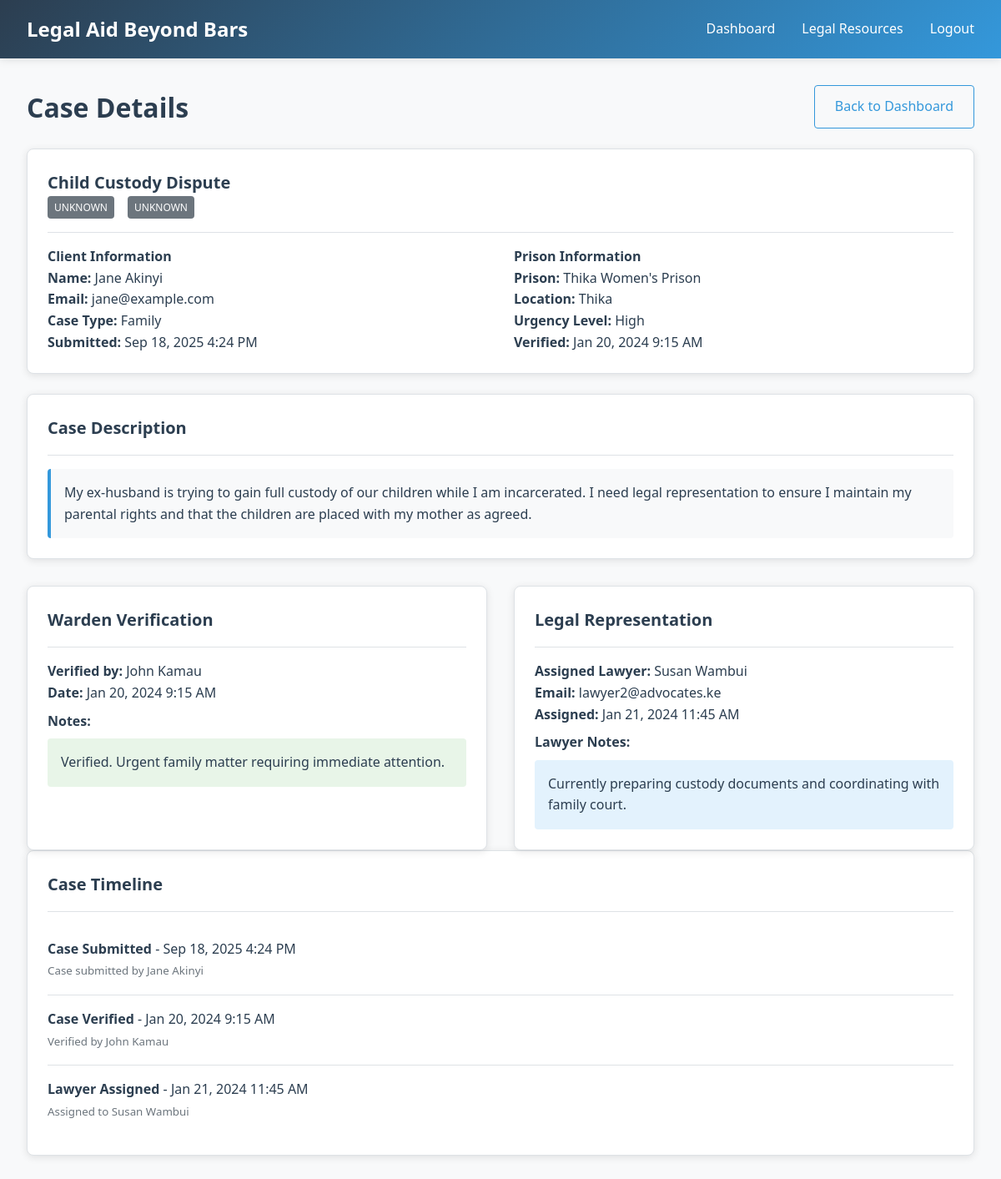
Screenshot of /view_case.php?id=2 (signed in) with the database file from the repository.
### tables this page shows
CREATE TABLE cases (
    id INT PRIMARY KEY AUTO_INCREMENT,
    client_id INT NOT NULL,
    prison_id INT NOT NULL,
    case_title VARCHAR(200) NOT NULL,
    case_description TEXT NOT NULL,
    case_type ENUM('criminal', 'civil', 'family', 'other') NOT NULL,
    urgency_level ENUM('low', 'medium', 'high', 'critical') DEFAULT 'medium',
    status ENUM('pending', 'verified', 'assigned', 'in_progress', 'completed', 'rejected') DEFAULT 'pending',
    warden_id INT NULL,
    lawyer_id INT NULL,
    warden_notes TEXT NULL,
    lawyer_notes TEXT NULL,
    verified_at TIMESTAMP NULL,
    assigned_at TIMESTAMP NULL,
    created_at TIMESTAMP DEFAULT CURRENT_TIMESTAMP,
    updated_at TIMESTAMP DEFAULT CURRENT_TIMESTAMP ON UPDATE CURRENT_TIMESTAMP,
    FOREIGN KEY (client_id) REFERENCES users(id) ON DELETE CASCADE,
    FOREIGN KEY (prison_id) REFERENCES prisons(id),
    FOREIGN KEY (warden_id) REFERENCES users(id) ON DELETE SET NULL,
    FOREIGN KEY (lawyer_id) REFERENCES users(id) ON DELETE SET NULL
);

CREATE TABLE users (
    id INT PRIMARY KEY AUTO_INCREMENT,
    username VARCHAR(50) UNIQUE NOT NULL,
    email VARCHAR(100) UNIQUE NOT NULL,
    password_hash VARCHAR(255) NOT NULL,
    role ENUM('client', 'warden', 'lawyer', 'admin') NOT NULL,
    first_name VARCHAR(50) NOT NULL,
    last_name VARCHAR(50) NOT NULL,
    phone VARCHAR(20),
    prison_id INT NULL,
    is_approved BOOLEAN DEFAULT FALSE,
    created_at TIMESTAMP DEFAULT CURRENT_TIMESTAMP,
    updated_at TIMESTAMP DEFAULT CURRENT_TIMESTAMP ON UPDATE CURRENT_TIMESTAMP,
    FOREIGN KEY (prison_id) REFERENCES prisons(id) ON DELETE SET NULL
);

CREATE TABLE prisons (
    id INT PRIMARY KEY AUTO_INCREMENT,
    name VARCHAR(100) NOT NULL,
    location VARCHAR(100) NOT NULL,
    county VARCHAR(50) NOT NULL,
    contact_phone VARCHAR(20),
    created_at TIMESTAMP DEFAULT CURRENT_TIMESTAMP
);

### view_case.php (the view, shortened to what this page needs)
<?php
require_once '../config/database.php';
require_once '../includes/functions.php';
$case_id = (int)$_GET['id'];
$stmt = $pdo->prepare("
    SELECT c.*, p.name as prison_name, p.location as prison_location,
           client.first_name as client_first_name, client.last_name as client_last_name, client.email as client_email,
           warden.first_name as warden_first_name, warden.last_name as warden_last_name,
           lawyer.first_name as lawyer_first_name, lawyer.last_name as lawyer_last_name, lawyer.email as lawyer_email
    FROM cases c
    JOIN prisons p ON c.prison_id = p.id
    JOIN users client ON c.client_id = client.id
    LEFT JOIN users warden ON c.warden_id = warden.id
    LEFT JOIN users lawyer ON c.lawyer_id = lawyer.id
    WHERE c.id = ?
");
$stmt->execute([$case_id]);
$case = $stmt->fetch();
?>
<!DOCTYPE html>
<html lang="en">
<head>
    <link rel="stylesheet" href="../assets/css/style.css">
</head>
<body>
    <header class="header">
        <nav class="navbar">
            <div class="logo">Legal Aid Beyond Bars</div>
            <ul class="nav-links">
                <li><a href="<?php echo $_SESSION['role']; ?>.php">Dashboard</a></li>
                <li><a href="../legal/resources.php">Legal Resources</a></li>
                <li><a href="../auth/logout.php">Logout</a></li>
            </ul>
        </nav>
    </header>
    <div class="container">
        <div class="d-flex justify-content-between align-items-center mb-4">
            <h1>Case Details</h1>
            <a href="<?php echo $_SESSION['role']; ?>.php" class="btn btn-outline">Back to Dashboard</a>
        </div>
        <div class="card mb-4">
            <div class="card-header">
                <h3 class="card-title"><?php echo htmlspecialchars($case['case_title']); ?></h3>
                <div class="d-flex" style="gap: 1rem;">
                    <?php echo get_case_status_badge($case['status']); ?>
                    <?php echo get_urgency_badge($case['urgency_level']); ?>
                </div>
            </div>
            <div style="display: grid; grid-template-columns: 1fr 1fr; gap: 2rem;">
                <div>
                    <h4>Client Information</h4>
                    <p><strong>Name:</strong> <?php echo htmlspecialchars($case['client_first_name'] . ' ' . $case['client_last_name']); ?></p>
                    <p><strong>Email:</strong> <?php echo htmlspecialchars($case['client_email']); ?></p>
                    <p><strong>Case Type:</strong> <?php echo ucfirst($case['case_type']); ?></p>
                    <p><strong>Submitted:</strong> <?php echo format_date($case['created_at']); ?></p>
                </div>
                <div>
                    <h4>Prison Information</h4>
                    <p><strong>Prison:</strong> <?php echo htmlspecialchars($case['prison_name']); ?></p>
                    <p><strong>Location:</strong> <?php echo htmlspecialchars($case['prison_location']); ?></p>
                    <p><strong>Urgency Level:</strong> <?php echo ucfirst($case['urgency_level']); ?></p>
                    <?php if ($case['verified_at']): ?>
                        <p><strong>Verified:</strong> <?php echo format_date($case['verified_at']); ?></p>
                    <?php endif; ?>
                </div>
            </div>
        </div>
        <div class="card mb-4">
            <div class="card-header">
                <h3 class="card-title">Case Description</h3>
            </div>
            <div style="background: #f8f9fa; padding: 1rem; border-radius: 4px; border-left: 4px solid var(--secondary-color);">
                <?php echo nl2br(htmlspecialchars($case['case_description'])); ?>
            </div>
        </div>
        <div class="dashboard-grid">
            <?php if ($case['warden_notes'] || $case['status'] !== 'pending'): ?>
            <div class="card">
                <div class="card-header">
                    <h3 class="card-title">Warden Verification</h3>
                </div>
                <?php if ($case['warden_first_name']): ?>
                    <p><strong>Verified by:</strong> <?php echo htmlspecialchars($case['warden_first_name'] . ' ' . $case['warden_last_name']); ?></p>
                    <p><strong>Date:</strong> <?php echo format_date($case['verified_at']); ?></p>
                    <?php if ($case['warden_notes']): ?>
                        <div class="mt-2">
                            <strong>Notes:</strong>
                            <div style="background: #e8f5e8; padding: 1rem; border-radius: 4px; margin-top: 0.5rem;">
                                <?php echo nl2br(htmlspecialchars($case['warden_notes'])); ?>
                            </div>
                        </div>
                    <?php endif; ?>
                <?php else: ?>
                    <p class="text-muted">Pending warden verification</p>
                <?php endif; ?>
            </div>
            <?php endif; ?>
            <?php if ($case['lawyer_first_name'] || $case['status'] === 'verified'): ?>
            <div class="card">
                <div class="card-header">
                    <h3 class="card-title">Legal Representation</h3>
                </div>
                <?php if ($case['lawyer_first_name']): ?>
                    <p><strong>Assigned Lawyer:</strong> <?php echo htmlspecialchars($case['lawyer_first_name'] . ' ' . $case['lawyer_last_name']); ?></p>
                    <p><strong>Email:</strong> <?php echo htmlspecialchars($case['lawyer_email']); ?></p>
                    <p><strong>Assigned:</strong> <?php echo format_date($case['assigned_at']); ?></p>
                    <?php if ($case['lawyer_notes']): ?>
                        <div class="mt-2">
                            <strong>Lawyer Notes:</strong>
                            <div style="background: #e3f2fd; padding: 1rem; border-radius: 4px; margin-top: 0.5rem;">
                                <?php echo nl2br(htmlspecialchars($case['lawyer_notes'])); ?>
                            </div>
                        </div>
                    <?php endif; ?>
                <?php else: ?>
                    <p class="text-muted">Available for lawyer assignment</p>
                <?php endif; ?>
            </div>
            <?php endif; ?>
        </div>
        <div class="card">
            <div class="card-header">
                <h3 class="card-title">Case Timeline</h3>
            </div>
            <div class="timeline">
                <div class="timeline-item">
                    <strong>Case Submitted</strong> - <?php echo format_date($case['created_at']); ?>
                    <br><small class="text-muted">Case submitted by <?php echo htmlspecialchars($case['client_first_name'] . ' ' . $case['client_last_name']); ?></small>
                </div>
                <?php if ($case['verified_at']): ?>
                <div class="timeline-item">
                    <strong>Case Verified</strong> - <?php echo format_date($case['verified_at']); ?>
                    <br><small class="text-muted">Verified by <?php echo htmlspecialchars($case['warden_first_name'] . ' ' . $case['warden_last_name']); ?></small>
                </div>
                <?php endif; ?>
                <?php if ($case['assigned_at']): ?>
                <div class="timeline-item">
                    <strong>Lawyer Assigned</strong> - <?php echo format_date($case['assigned_at']); ?>
                    <br><small class="text-muted">Assigned to <?php echo htmlspecialchars($case['lawyer_first_name'] . ' ' . $case['lawyer_last_name']); ?></small>
                </div>
                <?php endif; ?>
            </div>
        </div>
    </div>
</body>
</html>

### functions.php (shortened to what this page needs)
<?php
function format_date($date) {
    return date('M j, Y g:i A', strtotime($date));
}
function get_case_status_badge($status) {
    $badges = [
        'pending' => '<span class="badge badge-warning">Pending Verification</span>',
        'verified' => '<span class="badge badge-info">Verified</span>',
        'assigned' => '<span class="badge badge-primary">Assigned</span>',
        'in_progress' => '<span class="badge badge-success">In Progress</span>',
        'completed' => '<span class="badge badge-dark">Completed</span>',
        'rejected' => '<span class="badge badge-danger">Rejected</span>'
    ];
    return $badges[$status] ?? '<span class="badge badge-secondary">Unknown</span>';
}
function get_urgency_badge($urgency) {
    $badges = [
        'low' => '<span class="badge badge-success">Low</span>',
        'medium' => '<span class="badge badge-warning">Medium</span>',
        'high' => '<span class="badge badge-danger">High</span>',
        'critical' => '<span class="badge badge-dark">Critical</span>'
    ];
    return $badges[$urgency] ?? '<span class="badge badge-secondary">Unknown</span>';
}
?>

### style.css (style rules this page uses)
:root { --primary-color: #2c3e50; --secondary-color: #3498db; --success-color: #27ae60; --warning-color: #f39c12; --danger-color: #e74c3c; --light-bg: #f8f9fa; --dark-text: #2c3e50; --border-color: #dee2e6; }
* { margin: 0; padding: 0; box-sizing: border-box; }
body { font-family: 'Segoe UI', Tahoma, Geneva, Verdana, sans-serif; line-height: 1.6; color: var(--dark-text); background-color: var(--light-bg); }
.header { background: linear-gradient(135deg, var(--primary-color), var(--secondary-color)); color: white; padding: 1rem 0; box-shadow: 0 2px 10px rgba(0,0,0,0.1); }
.navbar { display: flex; justify-content: space-between; align-items: center; max-width: 1200px; margin: 0 auto; padding: 0 2rem; }
.logo { font-size: 1.5rem; font-weight: bold; }
.nav-links { display: flex; list-style: none; gap: 2rem; }
.nav-links a { color: white; text-decoration: none; transition: opacity 0.3s; }
.container { max-width: 1200px; margin: 0 auto; padding: 2rem; }
.dashboard-grid { display: grid; grid-template-columns: repeat(auto-fit, minmax(300px, 1fr)); gap: 2rem; margin-top: 2rem; }
.card { background: white; border-radius: 8px; padding: 1.5rem; box-shadow: 0 2px 10px rgba(0,0,0,0.1); border: 1px solid var(--border-color); }
.card-header { border-bottom: 1px solid var(--border-color); padding-bottom: 1rem; margin-bottom: 1rem; }
.card-title { font-size: 1.25rem; font-weight: 600; color: var(--primary-color); }
.btn { display: inline-block; padding: 0.75rem 1.5rem; border: none; border-radius: 4px; font-size: 1rem; font-weight: 500; text-decoration: none; text-align: center; cursor: pointer; transition: all 0.3s; }
.btn-outline { background-color: transparent; border: 1px solid var(--secondary-color); color: var(--secondary-color); }
.badge { display: inline-block; padding: 0.25rem 0.5rem; font-size: 0.75rem; font-weight: 500; border-radius: 4px; text-transform: uppercase; }
.badge-secondary { background-color: #6c757d; color: white; }
.text-muted { color: #6c757d; }
.mb-4 { margin-bottom: 1.5rem; }
.mt-2 { margin-top: 0.5rem; }
.d-flex { display: flex; }
.justify-content-between { justify-content: space-between; }
.align-items-center { align-items: center; }

### view_case.php (style rules this page uses)
.timeline-item { padding: 1rem 0; border-bottom: 1px solid var(--border-color); }
.timeline-item:last-child { border-bottom: none; }

### rows the page displays
cases: case_title "Child Custody Dispute", status "UNKNOWN", urgency_level "UNKNOWN", client.last_name "Jane Akinyi", client.email "jane@example.com", case_type "Family", created_at "Sep 18, 2025 4:24 PM", prison.name "Thika Women's Prison", prison.location "Thika", urgency_level "High", verified_at "Jan 20, 2024 9:15 AM", case_description "My ex-husband is trying to gain full custody of our children while I am incarcerated. I need legal representation to ensure I maintain my parental rights and that the children are placed with my mother as agreed.", warden.last_name "John Kamau", warden_notes "Verified. Urgent family matter requiring immediate attention.", lawyer.last_name "Susan Wambui", lawyer.email "lawyer2@advocates.ke", assigned_at "Jan 21, 2024 11:45 AM", lawyer_notes "Currently preparing custody documents and coordinating with family court."
